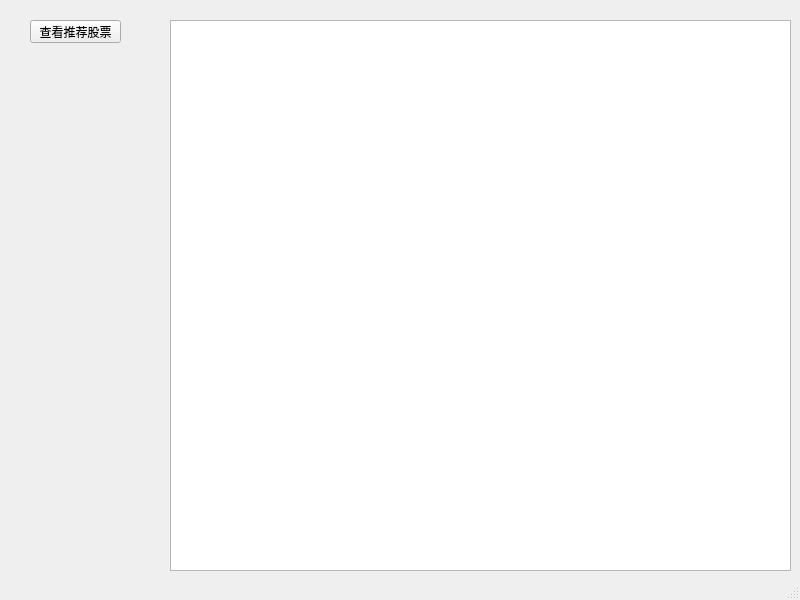
<?xml version="1.0" encoding="UTF-8"?>
<ui version="4.0">
 <class>recommend</class>
 <widget class="QMainWindow" name="recommend">
  <property name="geometry">
   <rect>
    <x>0</x>
    <y>0</y>
    <width>800</width>
    <height>600</height>
   </rect>
  </property>
  <property name="minimumSize">
   <size>
    <width>800</width>
    <height>600</height>
   </size>
  </property>
  <property name="maximumSize">
   <size>
    <width>800</width>
    <height>600</height>
   </size>
  </property>
  <property name="windowTitle">
   <string>recommend</string>
  </property>
  <widget class="QWidget" name="centralwidget">
   <widget class="QPushButton" name="pushButton">
    <property name="geometry">
     <rect>
      <x>30</x>
      <y>20</y>
      <width>91</width>
      <height>23</height>
     </rect>
    </property>
    <property name="text">
     <string>查看推荐股票</string>
    </property>
   </widget>
   <widget class="QListWidget" name="listWidget">
    <property name="geometry">
     <rect>
      <x>170</x>
      <y>20</y>
      <width>621</width>
      <height>551</height>
     </rect>
    </property>
   </widget>
  </widget>
  <widget class="QStatusBar" name="statusbar"/>
 </widget>
 <resources/>
 <connections/>
</ui>
